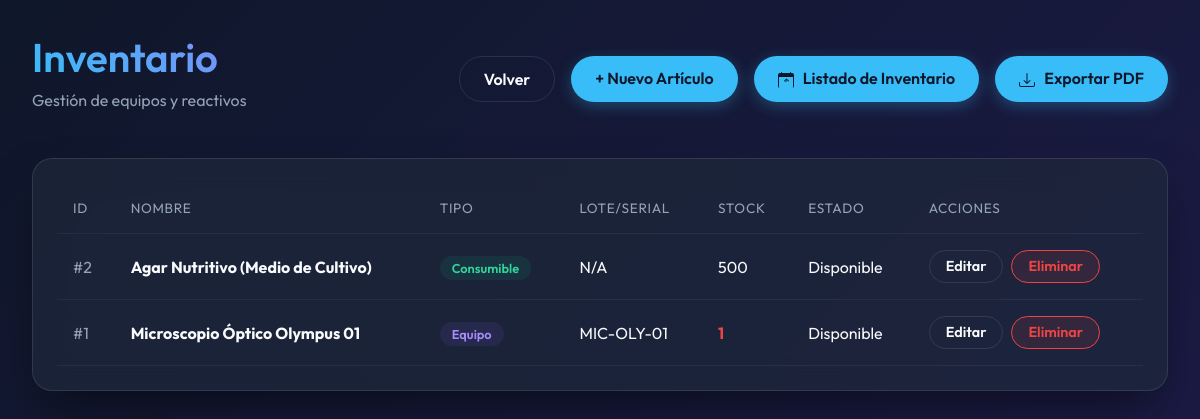
The app's page /inventario (signed in), older data.
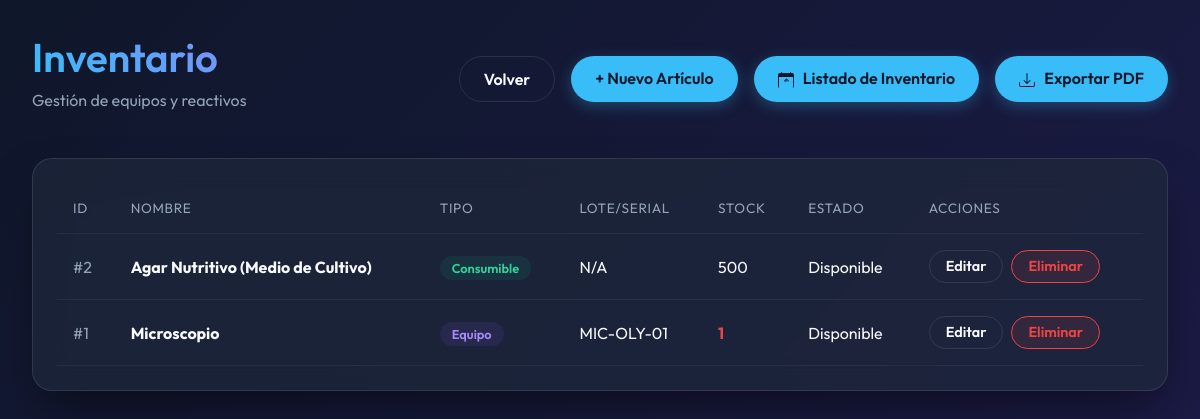
The same page, newer data.
### tables this page shows
CREATE TABLE inventario (
            id INTEGER PRIMARY KEY AUTOINCREMENT,
            nombre TEXT NOT NULL,
            categoria_id INTEGER,
            tipo TEXT NOT NULL CHECK(tipo IN ('Equipo', 'Consumible')),
            serial_codigo TEXT UNIQUE,
            numero_lote TEXT,
            fecha_vencimiento TEXT,
            stock_actual INTEGER DEFAULT 0,
            stock_minimo INTEGER DEFAULT 0,
            stock_maximo INTEGER DEFAULT 0,
            estado TEXT DEFAULT 'Disponible' CHECK(estado IN ('Disponible', 'Operativo con Observaciones', 'En Mantenimiento', 'Fuera de Servicio', 'Contaminado')),
            ubicacion TEXT,
            hoja_seguridad TEXT,
            FOREIGN KEY (categoria_id) REFERENCES categorias(id)
        );

### src/Presentation/Controllers/InventarioController.php (called while the page is built, shortened)
<?php
class InventarioController {
    private InventarioRepositorySQLite $repository;
    public function __construct() {
        $db = DatabaseConnection::getInstance();
        $this->repository = new InventarioRepositorySQLite($db);
    }
    public function index(): void {
        $inventarios = $this->repository->findAll();
        require __DIR__ . '/../Views/inventario/index.php';
    }
}

### src/Infrastructure/Persistence/InventarioRepositorySQLite.php (called while the page is built, shortened)
<?php
class InventarioRepositorySQLite implements InventarioRepository {
    private PDO $db;
    public function __construct(PDO $db) {
        $this->db = $db;
    }
    private function mapRowToEntity(array $row): Inventario {
        return new Inventario(
            $row['id'] ? (int)$row['id'] : null,
            $row['nombre'],
            $row['categoria_id'] ? (int)$row['categoria_id'] : null,
            $row['tipo'],
            $row['serial_codigo'] ?? null,
            $row['numero_lote'] ?? null,
            $row['fecha_vencimiento'] ?? null,
            (int)($row['stock_actual'] ?? 0),
            (int)($row['stock_minimo'] ?? 0),
            (int)($row['stock_maximo'] ?? 0),
            $row['estado'] ?? 'Disponible',
            $row['ubicacion'] ?? null,
            $row['hoja_seguridad'] ?? null
        );
    }
    public function findAll(): array {
        $stmt = $this->db->query("SELECT * FROM inventario ORDER BY id DESC");
        $items = [];
        while ($row = $stmt->fetch(PDO::FETCH_ASSOC)) {
            $items[] = $this->mapRowToEntity($row);
        }
        return $items;
    }
}

### src/Domain/Entities/Inventario.php (called while the page is built, shortened)
<?php
class Inventario {
    private ?int $id;
    private string $nombre;
    private string $tipo;
    private ?string $serialCodigo;
    private ?string $numeroLote;
    private int $stockActual;
    private int $stockMinimo;
    private string $estado;
    public function __construct(
        ?int $id,
        string $nombre,
        ?int $categoriaId,
        string $tipo,
        ?string $serialCodigo,
        ?string $numeroLote,
        ?string $fechaVencimiento,
        int $stockActual,
        int $stockMinimo,
        int $stockMaximo,
        string $estado,
        ?string $ubicacion,
        ?string $hojaSeguridad
    ) {
        $this->id = $id;
        $this->nombre = $nombre;
        $this->tipo = $tipo;
        $this->serialCodigo = $serialCodigo;
        $this->numeroLote = $numeroLote;
        $this->stockActual = $stockActual;
        $this->stockMinimo = $stockMinimo;
        $this->estado = $estado;
    }
    public function getId(): ?int { return $this->id; }
    public function getNombre(): string { return $this->nombre; }
    public function getTipo(): string { return $this->tipo; }
    public function getSerialCodigo(): ?string { return $this->serialCodigo; }
    public function getNumeroLote(): ?string { return $this->numeroLote; }
    public function getStockActual(): int { return $this->stockActual; }
    public function getStockMinimo(): int { return $this->stockMinimo; }
    public function getEstado(): string { return $this->estado; }
}

### src/Presentation/Views/inventario/index.php (the view, shortened to what this page needs)
<!DOCTYPE html>
<html lang="es">
<head>
</head>
<body>
    <div class="container">
        <header>
            <div>
                <h1>Inventario</h1>
                <p style="color: var(--text-muted); margin-top: 0.5rem;">Gestión de equipos y reactivos</p>
            </div>
            <div style="display: flex; gap: 1rem;">
                <a href="<?= BASE_URL ?>/dashboard" class="btn btn-outline">Volver</a>
                <a href="<?= BASE_URL ?>/inventario/crear" class="btn btn-primary">+ Nuevo Artículo</a>
                <a href="<?= BASE_URL ?>/inventario/listar" class="btn btn-primary">
                    Listado de Inventario
                </a>
                <a href="<?= BASE_URL ?>/pdf-export.php" class="btn btn-primary" target="_blank">
                    Exportar PDF
                </a>
            </div>
        </header>
        <div class="glass-card">
            <?php if (empty($inventarios)): ?>
                <div class="empty-state">
                    <p>No hay artículos registrados en el inventario.</p>
                </div>
            <?php else: ?>
                <table>
                    <thead>
                        <tr>
                            <th>ID</th>
                            <th>Nombre</th>
                            <th>Tipo</th>
                            <th>Lote/Serial</th>
                            <th>Stock</th>
                            <th>Estado</th>
                            <th>Acciones</th>
                        </tr>
                    </thead>
                    <tbody>
                        <?php foreach ($inventarios as $item): ?>
                            <tr>
                                <td style="color: var(--text-muted);">#<?= htmlspecialchars($item->getId()) ?></td>
                                <td><strong><?= htmlspecialchars($item->getNombre()) ?></strong></td>
                                <td>
                                    <span class="badge <?= $item->getTipo() === 'Consumible' ? 'badge-consumible' : 'badge-equipo' ?>">
                                        <?= htmlspecialchars($item->getTipo()) ?>
                                    </span>
                                </td>
                                <td><?= htmlspecialchars($item->getNumeroLote() ?: $item->getSerialCodigo() ?: 'N/A') ?></td>
                                <td>
                                    <span style="<?= $item->getStockActual() <= $item->getStockMinimo() ? 'color: var(--danger); font-weight: bold;' : '' ?>">
                                        <?= htmlspecialchars($item->getStockActual()) ?>
                                    </span>
                                </td>
                                <td><?= htmlspecialchars($item->getEstado()) ?></td>
                                <td class="actions">
                                    <a href="<?= BASE_URL ?>/inventario/editar?id=<?= $item->getId() ?>" class="btn btn-small btn-outline">Editar</a>
                                    <form action="<?= BASE_URL ?>/inventario/eliminar" method="POST" style="display:inline;" onsubmit="return confirm('¿Eliminar este artículo?');">
                                        <button type="submit" class="btn btn-small btn-danger">Eliminar</button>
                                    </form>
                                </td>
                            </tr>
                        <?php endforeach; ?>
                    </tbody>
                </table>
            <?php endif; ?>
        </div>
    </div>
</body>
</html>

### public/index.php (shortened to what this page needs)
<?php
spl_autoload_register(function ($class) {
    $prefix = 'App\\';
    $base_dir = __DIR__ . '/../src/';
    $len = strlen($prefix);
    $relative_class = substr($class, $len);
    $file = $base_dir . str_replace('\\', '/', $relative_class) . '.php';
});
$request_uri = parse_url($_SERVER['REQUEST_URI'], PHP_URL_PATH);
if ($request_uri === '/login') {
    $controller = new AuthController();
    $controller->login();
} elseif ($request_uri === '/logout') {
    $controller = new AuthController();
    $controller->logout();
} elseif ($request_uri === '/dashboard') {
    $controller = new InventarioController();
    $controller->dashboard();
} elseif ($request_uri === '/inventario') {
    $controller = new InventarioController();
    $controller->index();
} elseif ($request_uri === '/inventario/eliminar') {
    $controller = new InventarioController();
    $controller->delete();
} elseif ($request_uri === '/inventario/listar') {
    $controller = new InventarioController();
    $controller->listar();
}

### src/Presentation/Views/inventario/index.php (style rules this page uses)
:root { --bg-color: #0f172a; --glass-bg: rgba(30, 41, 59, 0.7); --glass-border: rgba(255, 255, 255, 0.1); --primary: #38bdf8; --primary-hover: #0ea5e9; --danger: #ef4444; --text-main: #f8fafc; --text-muted: #94a3b8; }
body { margin: 0; padding: 0; font-family: 'Outfit', sans-serif; background: linear-gradient(135deg, var(--bg-color), #1e1b4b); color: var(--text-main); min-height: 100vh; }
.container { max-width: 1200px; margin: 0 auto; padding: 2rem; }
header { display: flex; justify-content: space-between; align-items: center; margin-bottom: 2rem; }
h1 { margin: 0; font-weight: 600; font-size: 2.5rem; background: -webkit-linear-gradient(45deg, #38bdf8, #818cf8); -webkit-background-clip: text; -webkit-text-fill-color: transparent; }
.btn { display: inline-block; padding: 0.75rem 1.5rem; border-radius: 9999px; text-decoration: none; font-weight: 600; transition: all 0.3s ease; cursor: pointer; border: none; font-family: inherit; }
.btn-primary { background: var(--primary); color: #0f172a; box-shadow: 0 4px 15px rgba(56, 189, 248, 0.3); }
.btn-small { padding: 0.4rem 1rem; font-size: 0.9rem; }
.btn-danger { background: rgba(239, 68, 68, 0.1); color: var(--danger); border: 1px solid var(--danger); }
.btn-outline { background: transparent; border: 1px solid var(--glass-border); color: var(--text-main); }
.glass-card { background: var(--glass-bg); backdrop-filter: blur(16px); -webkit-backdrop-filter: blur(16px); border: 1px solid var(--glass-border); border-radius: 20px; padding: 1.5rem; box-shadow: 0 25px 50px -12px rgba(0, 0, 0, 0.5); overflow-x: auto; }
table { width: 100%; border-collapse: collapse; text-align: left; }
th, td { padding: 1rem; border-bottom: 1px solid rgba(255, 255, 255, 0.05); }
th { color: var(--text-muted); font-weight: 400; text-transform: uppercase; font-size: 0.85rem; letter-spacing: 0.05em; }
tr { transition: background-color 0.2s ease; }
.badge { padding: 0.25rem 0.75rem; border-radius: 9999px; font-size: 0.8rem; font-weight: 600; }
.badge-consumible { background: rgba(16, 185, 129, 0.1); color: #34d399; }
.badge-equipo { background: rgba(139, 92, 246, 0.1); color: #a78bfa; }
.actions { display: flex; gap: 0.5rem; }

Row changes from the older to the newer data that the page shows:
changed inventario "MIC-OLY-01": nombre "Microscopio Óptico Olympus 01" → "Microscopio"
